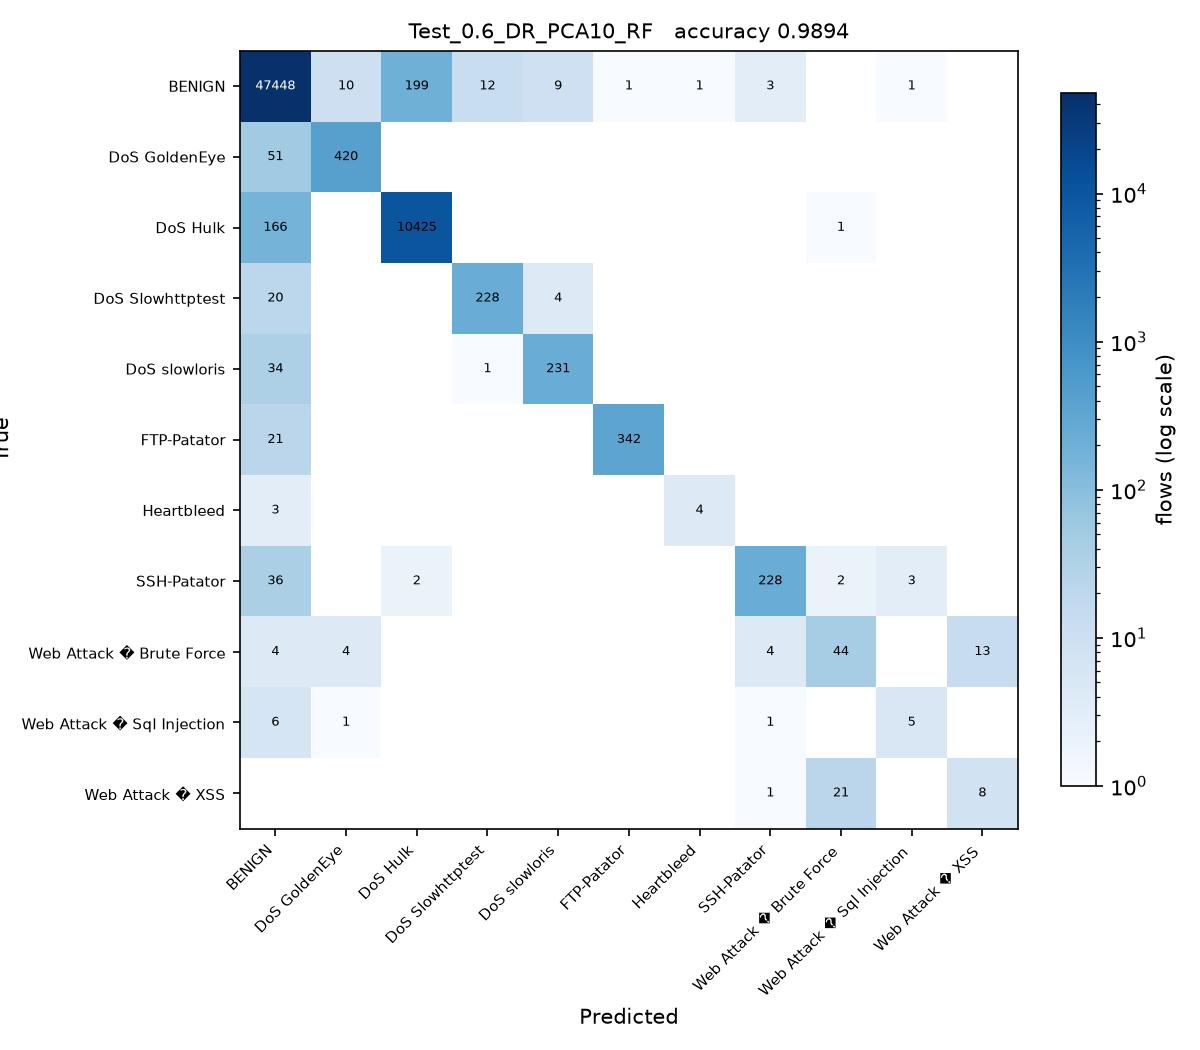

Python code for this plot:
# Test_0.6_DR_PCA10_RF.py
#
# Test size 0.6  |  PCA, 10 components  |  Random Forest (sheet #7)
#
# This is SGDC_60_40.py with the changes marked CHANGE below and nothing else.

import os
from pathlib import Path

# CHANGE 1: find the folder holding the three CSV files and run from there, so
# the plain file names below resolve no matter where this script is started
# from or how deeply it sits inside the project folder.
HERE = Path(__file__).resolve().parent
for PROJECT in [HERE, *HERE.parents]:
    if (PROJECT / 'Tuesday-WorkingHours.pcap_ISCX.csv').exists():
        os.chdir(PROJECT)
        break
else:
    raise SystemExit('Put this folder inside the folder that holds the three '
                     'CIC-IDS2017 CSV files, then run the script again.')
import numpy as np
import pandas as pd

df1 = pd.read_csv('Tuesday-WorkingHours.pcap_ISCX.csv', low_memory=True)
df2 = pd.read_csv('Wednesday-workingHours.pcap_ISCX.csv', low_memory=True)
df3 = pd.read_csv('Thursday-WorkingHours-Morning-WebAttacks.pcap_ISCX.csv', low_memory=True)

dataset = pd.concat([df1, df2, df3], ignore_index=True)

dataset.columns = dataset.columns.str.strip()

# CHANGE 2: a stratified sample of 100000 flows, the same for every run. An RBF
# SVM on all 1.3 million flows would take about an hour per script.
# At least 50 flows of every class are kept.
label = dataset.columns[-1]
dataset = pd.concat(
    [g.sample(n=min(len(g), max(50, round(100000 * len(g) / len(dataset)))), random_state=0)
     for _, g in dataset.groupby(label)],
    ignore_index=True
)

X = dataset.iloc[:, :-1]
y = dataset.iloc[:, -1]

X = X.apply(pd.to_numeric, errors='coerce')

X.replace([np.inf, -np.inf], np.nan, inplace=True)

from sklearn.impute import SimpleImputer

imputer = SimpleImputer(missing_values=np.nan, strategy='mean')
X = imputer.fit_transform(X)

from sklearn.preprocessing import LabelEncoder

labelencoder_y = LabelEncoder()
y = labelencoder_y.fit_transform(y)

from sklearn.model_selection import train_test_split

X_train, X_test, y_train, y_test = train_test_split(
    X,
    y,
    test_size=0.6,   # CHANGE 3: test size
    random_state=0,
    stratify=y
)

# CHANGE 4: PCA, from PCA_LDA_KErnel_PCA_CODE.pdf (fit only on training data)
from sklearn.decomposition import PCA

pca = PCA(n_components=10)
X_train = pca.fit_transform(X_train)
X_test = pca.transform(X_test)

# CHANGE 5: Random Forest (sheet #7) in place of SGDClassifier
from sklearn.ensemble import RandomForestClassifier

classifier = RandomForestClassifier(
    n_estimators=100,
    criterion='entropy',
    random_state=0
)

classifier.fit(X_train, y_train)

y_pred = classifier.predict(X_test) 

from sklearn.metrics import confusion_matrix
from sklearn.metrics import accuracy_score
from sklearn.metrics import precision_score
from sklearn.metrics import recall_score
from sklearn.metrics import f1_score
from sklearn.metrics import classification_report

cm = confusion_matrix(y_test, y_pred)

print("Confusion Matrix:\n")
print(cm)

print("\nAccuracy : {:.4f}".format(accuracy_score(y_test, y_pred)))
print("\nPrecision : {:.4f}".format(precision_score(y_test, y_pred, average='weighted')))
print("\nRecall : {:.4f}".format(recall_score(y_test, y_pred, average='weighted')))
print("\nF1 Score : {:.4f}".format(f1_score(y_test, y_pred, average='weighted')))

print("\nClassification Report:\n")
print(classification_report(y_test, y_pred))

# CHANGE 6: save the confusion matrix as Test_0.6_DR_PCA10_RF.jpg and record the result
import matplotlib
matplotlib.use('Agg')
import matplotlib.pyplot as plt
from matplotlib.colors import LogNorm

here = HERE                     # the folder this script sits in
names = [str(c) for c in labelencoder_y.classes_]
fig, ax = plt.subplots(figsize=(8, 7))
im = ax.imshow(cm, cmap='Blues', norm=LogNorm(vmin=1))
ax.set_xticks(range(len(names)), names, rotation=45, ha='right', fontsize=7)
ax.set_yticks(range(len(names)), names, fontsize=7)
ax.set_xlabel('Predicted')
ax.set_ylabel('True')
ax.set_title('Test_0.6_DR_PCA10_RF   accuracy {:.4f}'.format(accuracy_score(y_test, y_pred)), fontsize=10)
for i in range(cm.shape[0]):
    for j in range(cm.shape[1]):
        if cm[i, j]:
            ax.text(j, i, cm[i, j], ha='center', va='center', fontsize=6,
                    color='white' if cm[i, j] > cm.max() / 3 else 'black')
fig.colorbar(im, ax=ax, fraction=0.04, label='flows (log scale)')
fig.tight_layout()
fig.savefig(here / 'Test_0.6_DR_PCA10_RF.jpg', dpi=150)
plt.close(fig)

row = pd.DataFrame([{
    'Test': 0.6, 'DR': 'PCA10', 'Clas': 'RF',
    'Acc': round(accuracy_score(y_test, y_pred), 4),
    'Pre': round(precision_score(y_test, y_pred, average='weighted'), 4),
    'Rec': round(recall_score(y_test, y_pred, average='weighted'), 4),
    'F1': round(f1_score(y_test, y_pred, average='weighted'), 4),
    'script': 'Test_0.6_DR_PCA10_RF',
}])
out = PROJECT / 'results' / '75_runs_pca.csv'
out.parent.mkdir(exist_ok=True)
if out.exists():
    old = pd.read_csv(out)
    row = pd.concat([old[old['script'] != 'Test_0.6_DR_PCA10_RF'], row], ignore_index=True)
row.to_csv(out, index=False)
